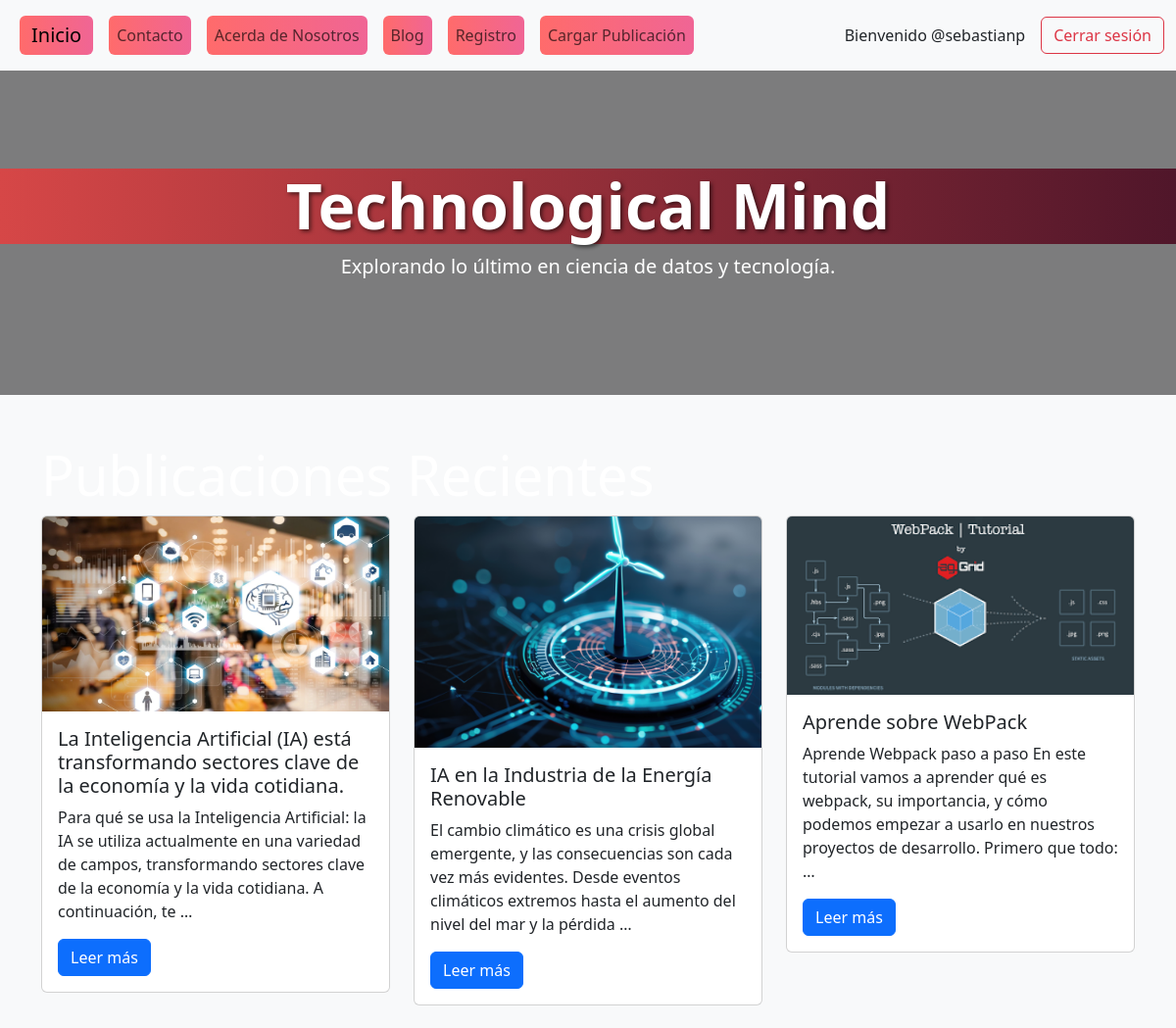
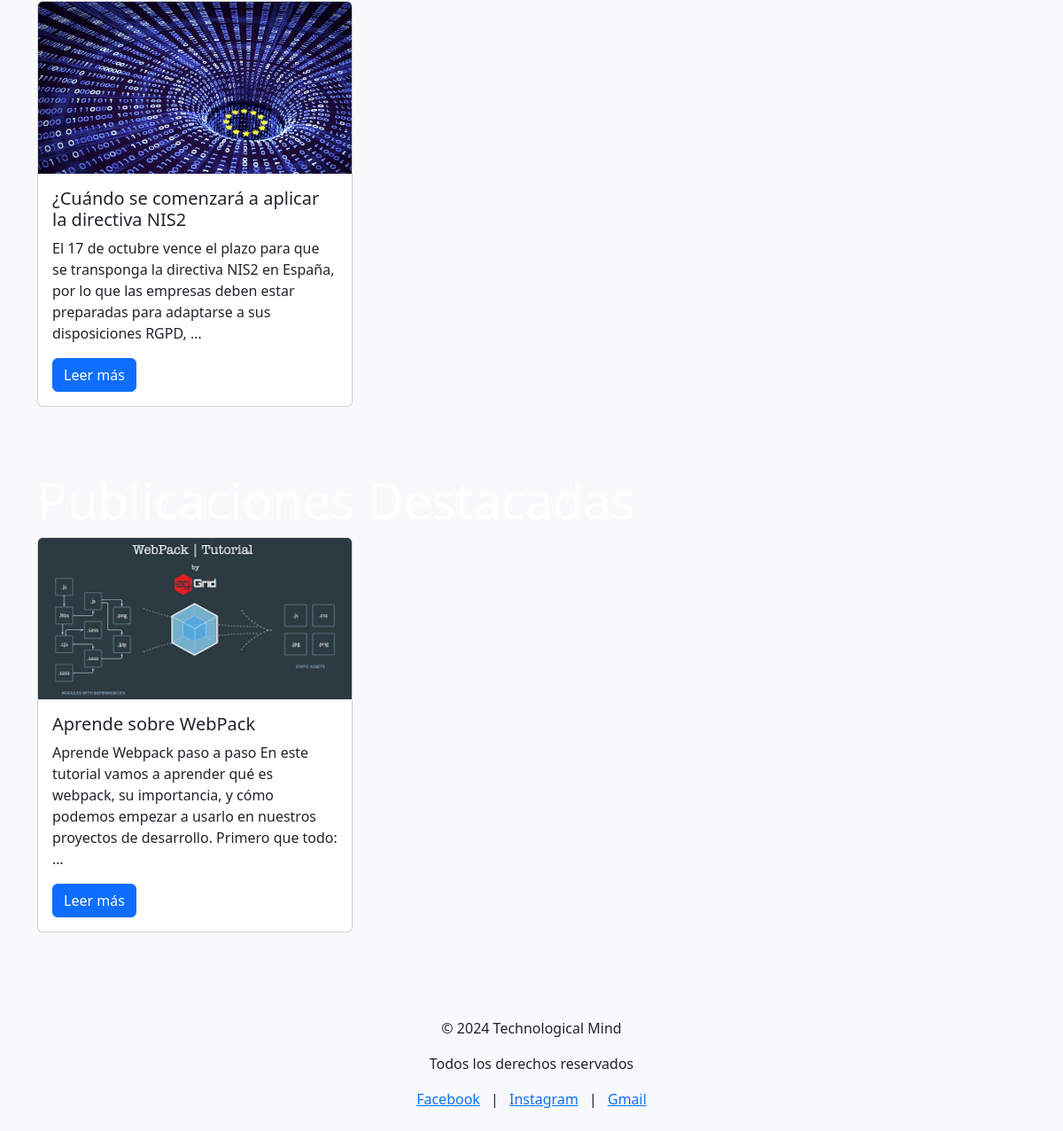
The app's page / (signed in) with its own data (2 pictures, top to bottom).
### Apps/Blog/models.py (models this page shows, shortened)
class Publicacion(models.Model):
    titulo = models.CharField(max_length=300)
    contenido = models.TextField(max_length=5000)
    imagen = models.ImageField(upload_to="publicaciones")
    autor = models.ForeignKey(User, on_delete=models.CASCADE, default=1)
    categorias = models.ManyToManyField(Categoria)
    destacada = models.BooleanField(default=False)
    created_at = models.DateTimeField(default=timezone.now)
    class Meta:
        verbose_name = "Publicacion"
        verbose_name_plural = "Publicaciones"
        permissions = [
            ("puede_agregar_publicacion", "Puede agregar publicaciones"),
            ("puede_editar_publicacion", "Puede editar publicaciones"),
            ("puede_eliminar_publicacion", "Puede eliminar publicaciones"),
        ]

### Apps/Inicio/views.py (the view)
# urls.py: path('', views.inicio, name='home'),
def inicio(request):
    publicaciones_recientes = Publicacion.objects.order_by('-created_at')[:5]  # Últimas 5 publicaciones
    publicaciones_destacadas = Publicacion.objects.filter(destacada=True).order_by('-created_at')[:5]  # Primeras 5 destacadas
    return render(request, 'inicio.html', {'publicaciones_recientes': publicaciones_recientes, 'publicaciones_destacadas': publicaciones_destacadas})

### Apps/Inicio/templates/inicio.html (shortened to what this page needs)
{% load static %}
<!DOCTYPE html>
<html lang="en">
<head>
    <link rel="stylesheet" href="{% static 'css/style.css' %}">
    <link rel="stylesheet" href="https://cdn.jsdelivr.net/npm/bootstrap@5.3.3/dist/css/bootstrap.min.css">
</head>
<body class="bg-light text-dark blurred-background">
    <nav class="navbar navbar-expand-lg navbar-light bg-light py-3">
        <div class="container-fluid">
            <a class="navbar-brand btn btn-secondary mx-2 " style="background: linear-gradient(90deg, #ff6b6b, #f06595); border: none;" href="{% url 'inicio' %}">Inicio</a>
            <div class="collapse navbar-collapse" id="navbarNav">
                <ul class="navbar-nav me-auto mb-2 mb-lg-0">
                    <li class="nav-item">
                        <a class="nav-link btn btn-secondary mx-2" style="background: linear-gradient(90deg, #ff6b6b, #f06595); border: none;" href="{% url 'contacto' %}">Contacto</a>
                    </li>
                    <li class="nav-item">
                        <a class="nav-link btn btn-secondary mx-2" style="background: linear-gradient(90deg, #ff6b6b, #f06595); border: none;" href="{% url 'acerca_de' %}">Acerda de Nosotros</a>
                    </li>
                    <li class="nav-item">
                        <a class="nav-link btn btn-secondary mx-2" style="background: linear-gradient(90deg, #ff6b6b, #f06595); border: none;" href="{% url 'blog' %}">Blog</a>
                    </li>
                    <li class="nav-item">
                        <a class="nav-link btn btn-secondary mx-2" style="background: linear-gradient(90deg, #ff6b6b, #f06595); border: none;" href="{% url 'registro' %}">Registro</a>
                    </li>
                    {% if user.is_authenticated and perms.blog.puede_agregar_publicacion %}
                        <li class="nav-item">
                            <a class="nav-link btn btn-secondary mx-2" style="background: linear-gradient(90deg, #ff6b6b, #f06595); border: none;" href="{% url 'cargar_publicacion' %}">Cargar Publicación</a>
                        </li>
                    {% endif %}
                </ul>
                <div class="d-flex align-items-center">
                    {% if user.is_authenticated %}
                        <p class="mb-0 me-3">Bienvenido @{{ user.username }}</p>
                        <a class="btn btn-outline-danger" href="{% url 'logout' %}">Cerrar sesión</a>
                    {% else %}
                        <a class="btn btn-primary me-2" style="background: linear-gradient(90deg, #ff6b6b, #f06595);" href="{% url 'login' %}">Iniciar sesión</a>
                        <a class="btn btn-primary" style="background: linear-gradient(90deg, #ff6b6b, #f06595);" href="{% url 'registro' %}">Registrarse</a>
                    {% endif %}
                </div>
            </div>
        </div>
    </nav>
    <div class="title-section text-center">
        <h1 class="blog-title">Technological Mind</h1>
        <p class="lead text-white">Explorando lo último en ciencia de datos y tecnología.</p>
    </div>
    <div class="container my-5 content-container text-white">
        {% block content %}
            <h1 class="display-4 text-white">Publicaciones Recientes</h1>
            <div class="row">
                {% for publicacion in publicaciones_recientes %}
                    <div class="col-md-4 mb-4">
                        <div class="card">
                            <img src="{{ publicacion.imagen.url }}" class="card-img-top" alt="Imagen de {{ publicacion.titulo }}">
                            <div class="card-body">
                                <h5 class="card-title">{{ publicacion.titulo }}</h5>
                                <p class="card-text">{{ publicacion.contenido|truncatewords:30 }}</p>
                                <a href="{% url 'detalle_publicacion' publicacion.id %}" class="btn btn-primary">Leer más</a>
                            </div>
                        </div>
                    </div>
                {% endfor %}
            </div>
            <h1 class="display-4 mt-5">Publicaciones Destacadas</h1>
            <div class="row">
                {% for publicacion in publicaciones_destacadas %}
                    <div class="col-md-4 mb-4">
                        <div class="card">
                            <img src="{{ publicacion.imagen.url }}" class="card-img-top" alt="Imagen de {{ publicacion.titulo }}">
                            <div class="card-body">
                                <h5 class="card-title">{{ publicacion.titulo }}</h5>
                                <p class="card-text">{{ publicacion.contenido|truncatewords:30 }}</p>
                                <a href="{% url 'detalle_publicacion' publicacion.id %}" class="btn btn-primary mt-auto">Leer más</a>
                            </div>
                        </div>
                    </div>
                {% endfor %}
            </div>
        {% endblock %}
    </div>
    <footer class="text-center py-4 bg-light mt-auto">
        <div>
            <p>© 2024 Technological Mind</p>
            <p>Todos los derechos reservados</p>
        </div>
        <div>
            <a href="https://facebook.com" target="_blank" class="me-2">Facebook</a> |
            <a href="https://instagram.com" target="_blank" class="ms-2 me-2">Instagram</a> |
            <a href="mailto:example@gmail.com" target="_blank" class="ms-2">Gmail</a>
        </div>
    </footer>
</body>
</html>

### records on screen
Publicacion: imagen (picture), titulo "La Inteligencia Artificial (IA) está transformando sectores clave de la economía y la vida cotidiana.", contenido "Para qué se usa la Inteligencia Artificial: la IA se utiliza actualmente en una variedad de campos, transformando sectores clave de la economía y la vida cotidiana. A continuación, te …"
Publicacion: imagen (picture), titulo "IA en la Industria de la Energía Renovable", contenido "El cambio climático es una crisis global emergente, y las consecuencias son cada vez más evidentes. Desde eventos climáticos extremos hasta el aumento del nivel del mar y la pérdida …"
Publicacion: imagen (picture), titulo "Aprende sobre WebPack", contenido "Aprende Webpack paso a paso En este tutorial vamos a aprender qué es webpack, su importancia, y cómo podemos empezar a usarlo en nuestros proyectos de desarrollo. Primero que todo: …"
Publicacion: imagen (picture), titulo "¿Cuándo se comenzará a aplicar la directiva NIS2", contenido "El 17 de octubre vence el plazo para que se transponga la directiva NIS2 en España, por lo que las empresas deben estar preparadas para adaptarse a sus disposiciones RGPD, …"

### other values on screen
{{ user.username }} "sebastianp"
